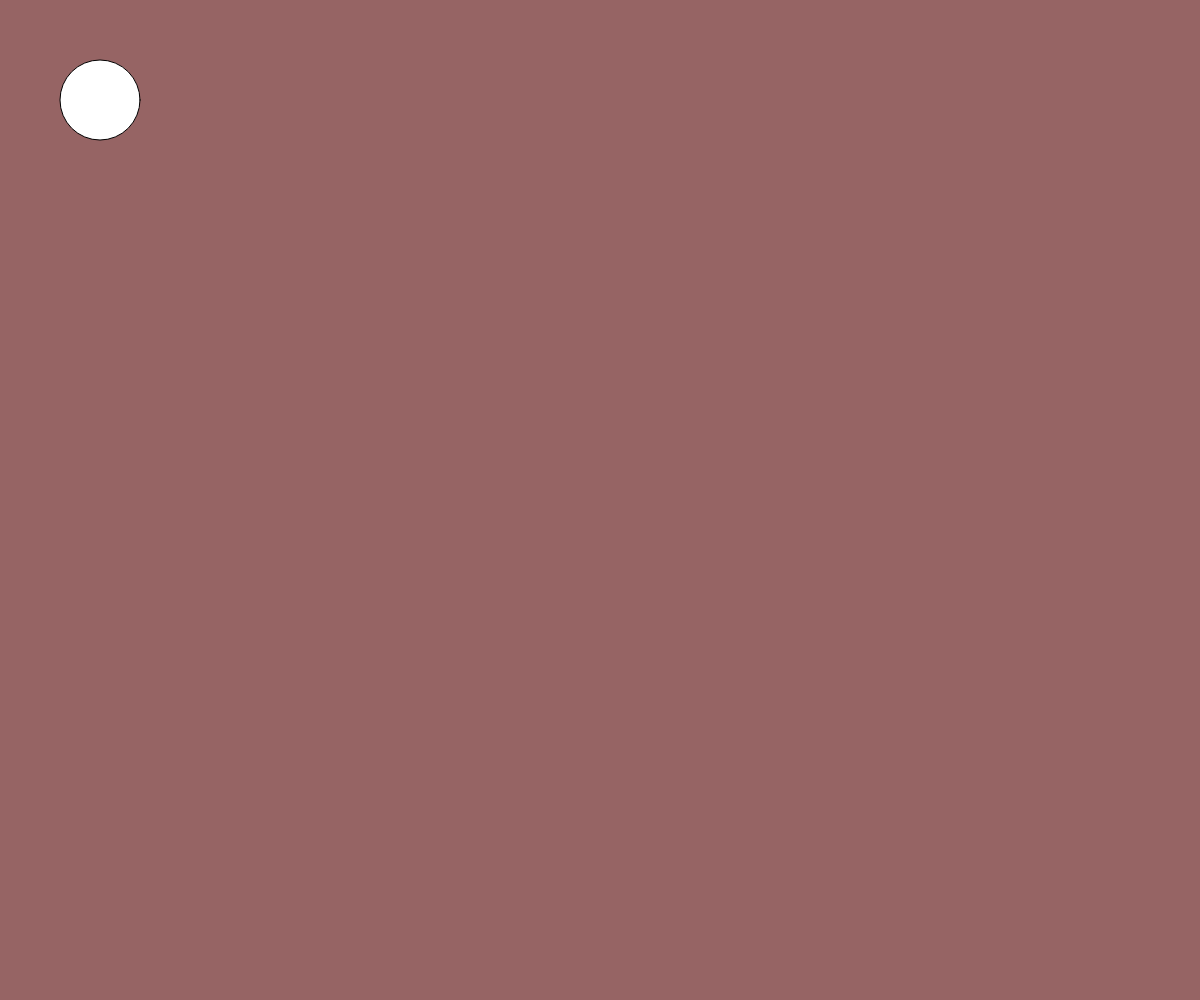
Frame 1 (no input)
Frame 60 (no input): identical to frame 1, image omitted
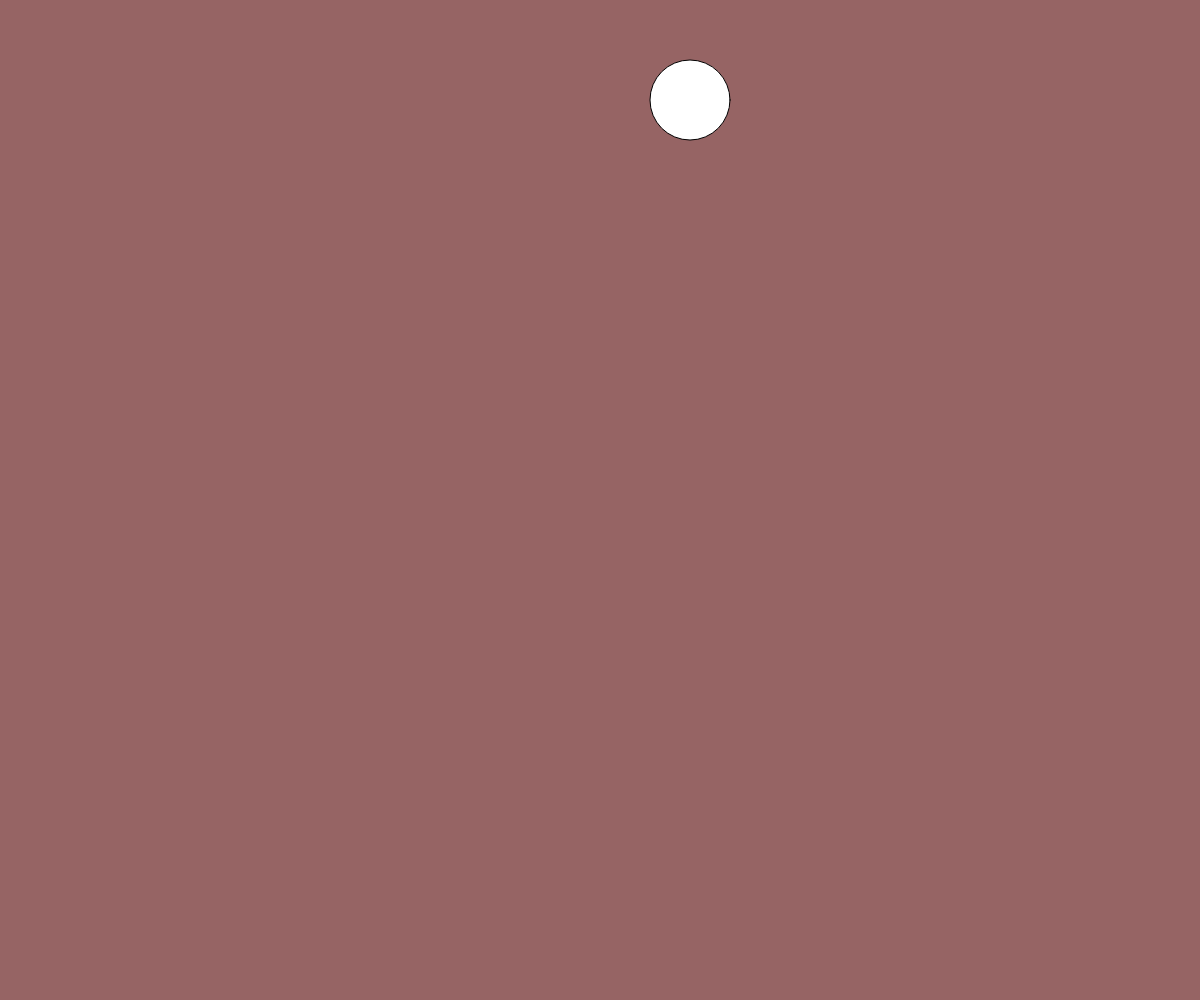
Frame 120 (the mouse pressed at the canvas centre since frame 60)

The p5.js sketch that drew these frames (run headless with seeded random() and noise() and a simulated clock; from frame 60 on, the mouse is pressed at the canvas centre):

// p5.js sketch
// ── sketch.js
var x = 100;
var y = 100;
var bool = false;
function setup() {
	createCanvas(windowWidth, windowHeight);

}

function draw() {
	background(150, 100, 100);
  	ellipse(x, y, 80, 80);
  	if (bool == true){
  		x += 10;
  	}
  	console.log(x);
}

function touchStarted() {
	if (bool == false){
  	bool = true;
  } else {
  	bool = false;
  }
}
